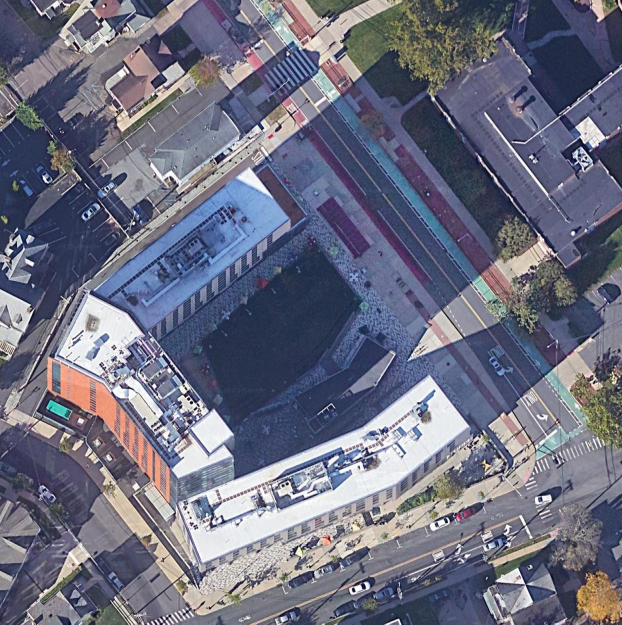
#> input picture src/input/rgb_extract/0_img_2 copy 2.png, 1244 x 1249 px (shown at 1/2 size); its folder holds 4 pictures in this run
$ python image2rgb.py
#> lines starting #> are read from the running program, lines starting #| are printed output that depends on the picture
from PIL import Image
import numpy as np
import os
import json

width = 80
height = 80


def extract_rgb_channels(data):
    if len(data) != 3:
        raise ValueError("Input data should have 3 channels.")

    if len(data[0]) != width * height:
        raise ValueError("Input data should have 19200 integers.")

    red_channel = data[0]
    green_channel = data[1]
    blue_channel = data[2]

    if len(red_channel) != len(green_channel) or len(red_channel) != len(blue_channel):
        raise ValueError("Input data should have 19200 integers.")

    return red_channel, green_channel, blue_channel


def read_and_prepare_image(image_path):
#> called with image_path = 'input/rgb_extract/0_img_2 copy 2.png'
    image = Image.open(image_path)
#> image is the input picture: PIL image 1244x1249 RGB; mean R, G, B 108.4, 110.2, 128.2

    image = image.resize((80, 80))
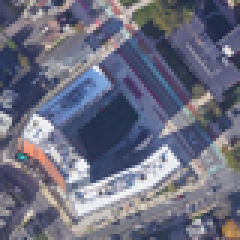
#> image: PIL image 80x80 RGB (shown 3 times larger); mean R, G, B 108.4, 110.2, 128.2

    if image.mode != 'RGB':
        image = image.convert('RGB')

    data = []
    bands = [0, 1, 2] # where 0 = R

    for band in bands:
        pixels = list(image.getdata(band=band))
        data.append(pixels)
#> after the loop, data = 3 items

    return data


def list_files_in_dir(dir_path):
    return [f for f in os.listdir(dir_path) if os.path.isfile(os.path.join(dir_path, f))]


def save_to_json(data, file_path):
    try:
        with open(file_path, 'w', encoding='utf-8') as file:
            json.dump(data, file, ensure_ascii=True, separators=(',', ':'), indent=4)
        print(f"Data successfully saved to {file_path}")
    except Exception as e:
        print(f"An error occurred while saving the data to JSON: {e}")


if __name__ == '__main__':
    data = []
    labels = []
    input_dir = 'input/rgb_extract/'
    output_filename = 'out/json/image_data_w={w}_h={h}.json'.format(w=width, h=height)
    potential_images = list_files_in_dir(input_dir)

    for image_name in potential_images:
        if image_name.endswith('.png') is False:
            continue

        class_indicator = image_name[0]
        if class_indicator.isdigit() is False or int(class_indicator) not in range(0, 2):
            print(f"Skipping {image_name} because it doesn't start with a classification indicator.")
            continue

        res = read_and_prepare_image(os.path.join(input_dir, image_name))

        for channel in extract_rgb_channels(res):
#> in extract_rgb_channels, `red_channel = data[0]`: red_channel = 6400 items
            data.append(channel)
#> this loop made 3 passes
#> after the loop, data = 3 items

        labels.append(int(class_indicator))

    res = {}
    res['data'] = data
    res['labels'] = labels

    save_to_json(res, output_filename)
